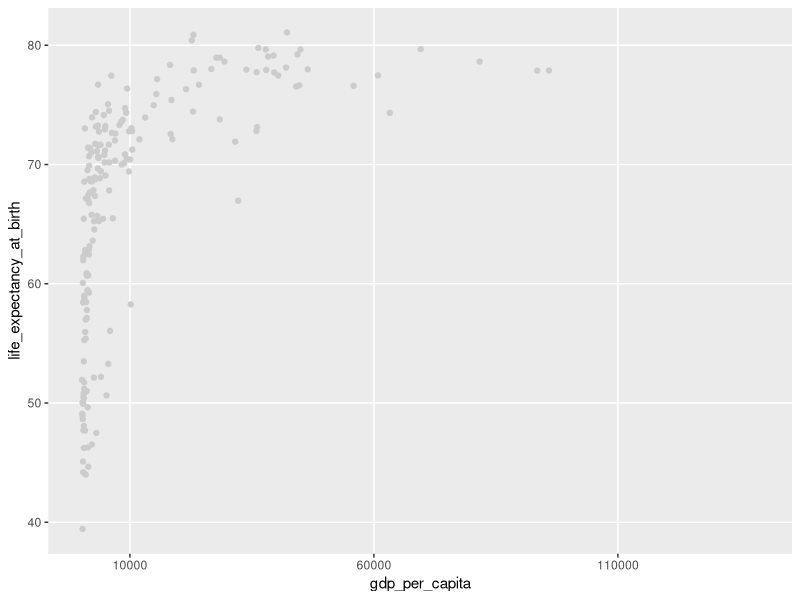

The R script that drew this image:
library(tidyverse)

world_bank_countries <- read_csv("data/world_bank_countries.csv")

world_bank_countries %>% 
  filter(year == 2000) %>%
  ggplot(aes(gdp_per_capita, y = life_expectancy_at_birth)) +
  geom_point(color = "grey80") +
  scale_y_continuous(breaks = seq(40, 80, 10),
                     minor_breaks = NULL) +
  scale_x_continuous(breaks = seq(10000, 150000, 50000),
                     minor_breaks = NULL) +
  theme(
    # panel.grid.major = element_line(color = "#EC4899"),
    # panel.grid.minor = element_line(color = "green"),
  )
